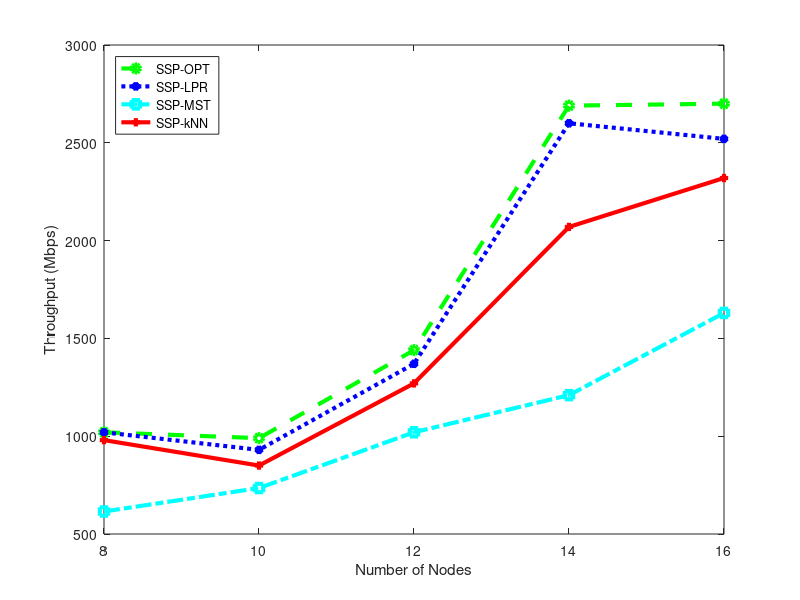

The MATLAB source for this figure: (Note: this script raises an error after producing the figure.)
figure(1);
X = [ 8, 10, 12, 14, 16 ];
SSPOPT = [ 1.02e+09, 9.90e+08, 1.44e+09, 2.69e+09, 2.70e+09 ];
SSPLPR = [ 1.02e+09, 9.30e+08, 1.37e+09, 2.60e+09, 2.52e+09 ];
SSPMST = [ 6.15e+08, 7.35e+08, 1.02e+09, 1.21e+09, 1.63e+09 ];
SSPkNN = [ 9.80e+08, 8.50e+08, 1.27e+09, 2.07e+09, 2.32e+09 ];
SSPOPT = SSPOPT / 1000000;
SSPLPR = SSPLPR / 1000000;
SSPMST = SSPMST / 1000000;
SSPkNN = SSPkNN / 1000000;
plot(X,SSPOPT,'--og ','LineWidth',3);
hold on;
plot(X,SSPLPR,':*b','LineWidth',3);
plot(X,SSPMST,'-.sc','LineWidth',3);
plot(X,SSPkNN,'-+r','LineWidth',3);
xlabel('Number of Nodes');
ylabel('Throughput (Mbps)');
legend('SSP-OPT','SSP-LPR','SSP-MST','SSP-kNN', "Location", "NorthWest")
set(gca, 'XTickMode', 'manual', 'XTick', X);
hold off;
fixAxes;
print(1, "scenario1.eps", "-deps");
print(1, "scenario1.pdf", "-dpdf");
